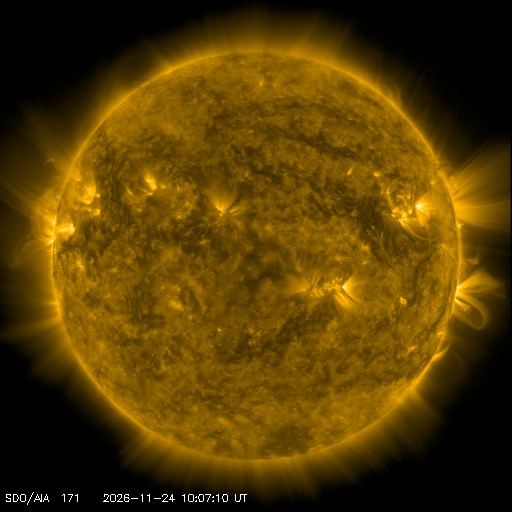
#> input picture daxda-next-gen/daxda_guard/outputs/helios_telemetry/raw_sdo_171.jpg, 512 x 512 px
$ python -i helios_observer.py   (imports and definitions only)
#> lines starting #> are read from the running program, lines starting #| are printed output that depends on the picture
#> further down, picture is the input picture: PIL image 512x512 RGB; mean R, G, B 85.6, 59.6, 1.9
"""DAXDA Heliosphere & Planetary Observer (helios_observer.py).

Autonomous ingestion and enhancement pipeline for live solar, magnetic, and space-weather telemetry.
Coupled with the DAXDA Nicole Protocol and Cl(16,4) Clifford manifold representation.

Includes an embedded zero-dependency local relay server (resolves NASA/NOAA browser CORS blocks)
and background polling daemon.
"""

from __future__ import annotations

import argparse
import http.server
import io
import json
import logging
import math
import os
import sys
import threading
import time
import urllib.request
from dataclasses import dataclass, asdict
from pathlib import Path
from typing import Dict, Any, Optional, Tuple

import numpy as np
from PIL import Image, ImageEnhance, ImageFilter, ImageOps

logger = logging.getLogger("helios_observer")
# [1 line not run here, left out]

BASE_DIR = Path(__file__).resolve().parent
OUTPUT_DIR = BASE_DIR / "outputs" / "helios_telemetry"
# [1 line not run here, left out]

USER_AGENT = "DAXDA-Helios-Observer/2.0 (Nicole Protocol; Autonomous Surveillance)"


# ---------------------------------------------------------------------------
# Data Models
# ---------------------------------------------------------------------------

@dataclass
class IMFTelemetry:
    timestamp: str
    bt: float
    bx: float
    by: float
    bz: float
    reconnection_active: bool
    reconnection_energy_index: float


@dataclass
class SolarWindTelemetry:
    timestamp: str
    speed_km_s: float
    density_p_cm3: float
    temp_k: float
    dynamic_pressure_npa: float


@dataclass
class SolarFlareTelemetry:
    timestamp: str
    xray_flux: float
    flare_tier: str
    threat_level: str


@dataclass
class GeomagneticState:
    kp_index: float
    storm_category: str
    description: str


@dataclass
class CliffordSpaceWeatherBlade:
    grade_0_scalar: float           # Plasma density + kinetic energy density
    grade_1_vector: Tuple[float, float, float]  # Solar wind velocity vector
    grade_2_bivector: Tuple[float, float, float] # Faraday magnetic flux (Bx, By, Bz)
    grade_3_trivector: float        # Magnetic helicity / flux rope twist index
    manifold_anomaly_norm: float    # Clifford manifold distance from quiescent baseline


# ---------------------------------------------------------------------------
# Network Collectors
# ---------------------------------------------------------------------------

# [121 lines left out: functions fetch_json, fetch_image, fetch_raw_bytes, poll_space_weather, not called in this run]


# ---------------------------------------------------------------------------
# Image Enhancement Algorithms
# ---------------------------------------------------------------------------

def enhance_sdo_171(img: Image.Image) -> Image.Image:
    """Enhance SDO 171Å: sharpen coronal loops, boost magnetic filaments."""
    sharpened = img.filter(ImageFilter.UnsharpMask(radius=3, percent=220, threshold=2))
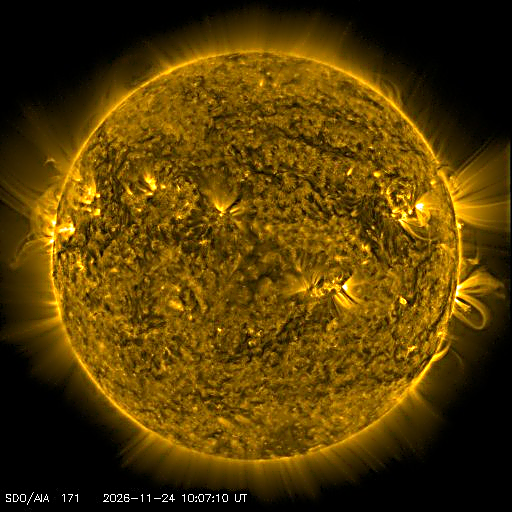
#> sharpened: PIL image 512x512 RGB; mean R, G, B 85.4, 59.7, 3.3
    contrast = ImageEnhance.Contrast(sharpened).enhance(1.6)
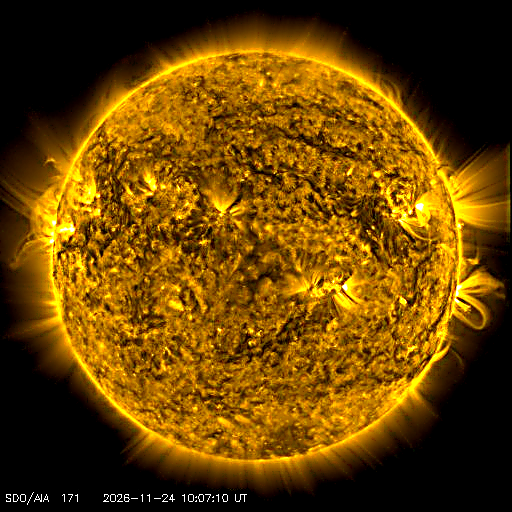
#> contrast: PIL image 512x512 RGB; mean R, G, B 105, 67.1, 1.2
    edges = img.convert("L").filter(ImageFilter.FIND_EDGES)
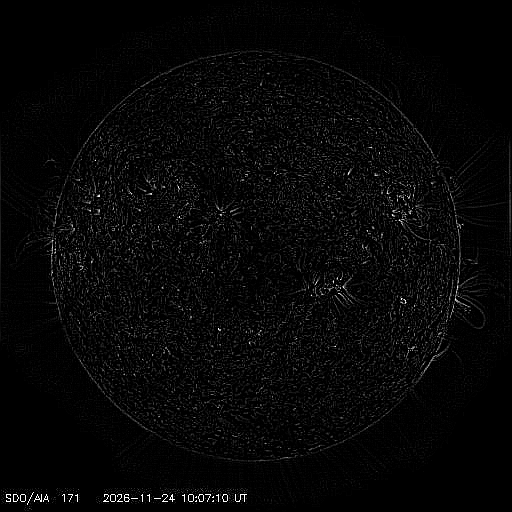
#> edges: PIL image 512x512 L; min 0, max 255, mean 6.9
    edges_colored = ImageOps.colorize(edges, black="#000000", white="#00ffff")
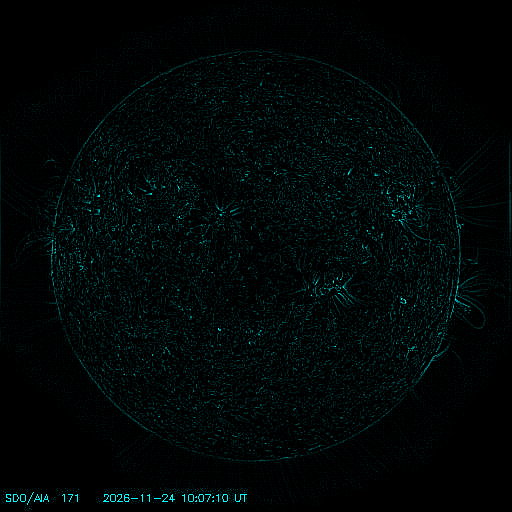
#> edges_colored: PIL image 512x512 RGB; mean R, G, B 0, 6.9, 6.9
    return Image.blend(contrast, edges_colored, alpha=0.30)
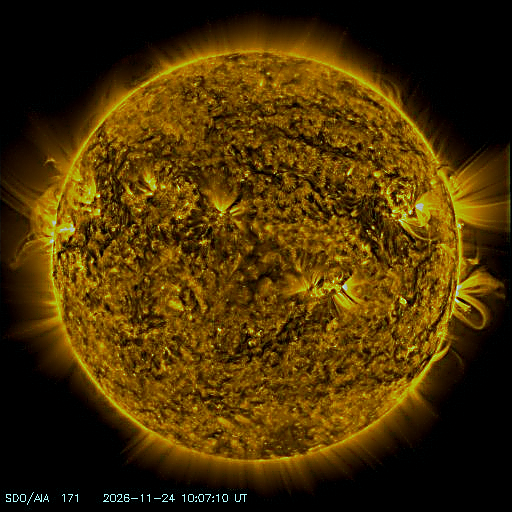
#> returned value: PIL image 512x512 RGB; mean R, G, B 73.2, 48.7, 2.7


# [35 lines left out: functions enhance_sdo_magnetogram, enhance_soho_coronagraph, not called in this run]


# ---------------------------------------------------------------------------
# Pipeline Execution & Feed Downlink
# ---------------------------------------------------------------------------

ALL_FEEDS = {
    "sdo_171": {
        "url": "https://sdo.gsfc.nasa.gov/assets/img/latest/latest_512_0171.jpg",
        "raw_file": "raw_sdo_171.jpg",
        "enhancer": enhance_sdo_171,
        "enhanced_file": "enhanced_sdo_171_loops.jpg"
    },
    "sdo_hmi": {
        "url": "https://sdo.gsfc.nasa.gov/assets/img/latest/latest_512_HMIB.jpg",
        "raw_file": "raw_sdo_hmi.jpg",
        "enhancer": enhance_sdo_magnetogram,
        "enhanced_file": "enhanced_sdo_magnetogram.jpg"
    },
    "sdo_193": {
        "url": "https://sdo.gsfc.nasa.gov/assets/img/latest/latest_512_0193.jpg",
        "raw_file": "raw_sdo_193.jpg",
        "enhancer": None,
        "enhanced_file": None
    },
    "soho_c2": {
        "url": "https://soho.nascom.nasa.gov/data/realtime/c2/512/latest.jpg",
        "raw_file": "raw_soho_c2.jpg",
        "enhancer": enhance_soho_coronagraph,
        "enhanced_file": "enhanced_soho_lasco_c2.jpg"
    },
    "noaa_aurora": {
        "url": "https://services.swpc.noaa.gov/images/aurora-forecast-northern-hemisphere.jpg",
        "raw_file": "raw_noaa_aurora.jpg",
        "enhancer": None,
        "enhanced_file": None
    }
}


# [35 lines left out: function run_pipeline, not called in this run]


# ---------------------------------------------------------------------------
# Local Relay Server (Resolves CORS & Local File Security Blocks)
# ---------------------------------------------------------------------------

class HeliosRelayHandler(http.server.SimpleHTTPRequestHandler):
    def __init__(self, *args, **kwargs):
        super().__init__(*args, directory=str(BASE_DIR), **kwargs)

    # [40 lines left out: functions end_headers, do_HEAD, do_GET, start_server, not called in this run]


# [11 lines not run here, left out]

>>> from PIL import Image
>>> picture = Image.open('outputs/helios_telemetry/raw_sdo_171.jpg')
>>> result = enhance_sdo_171(picture)
